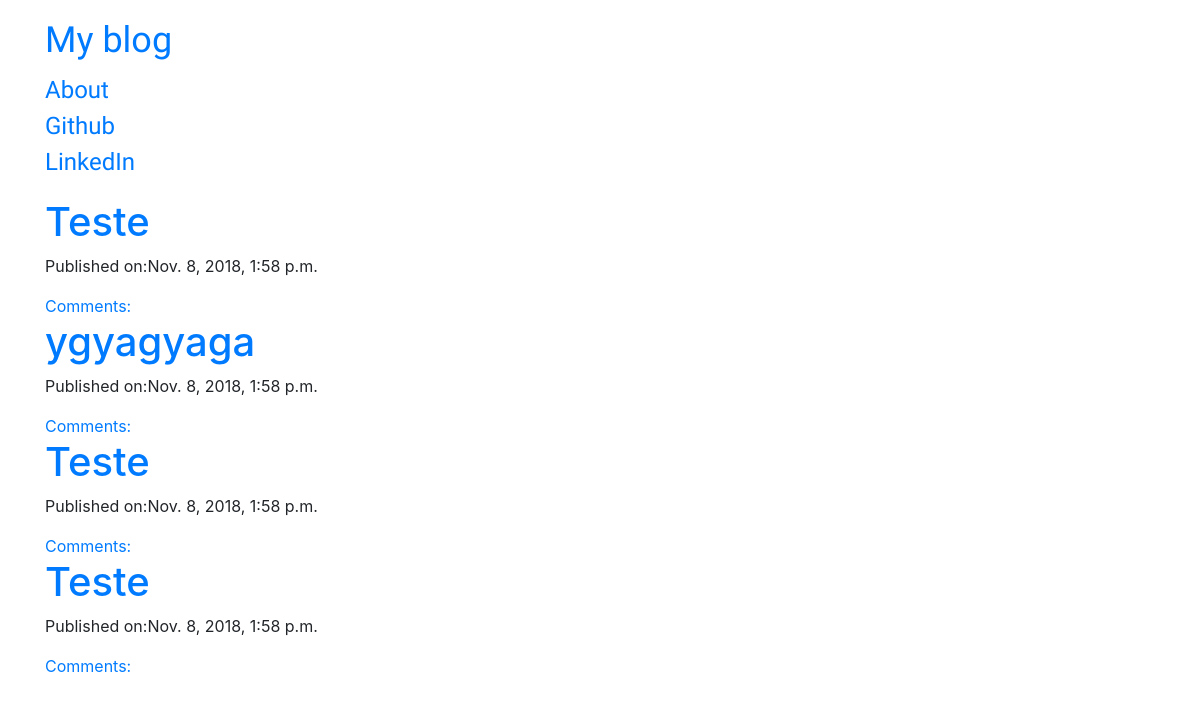
The page / on the database its author committed.
### blog/models.py (models this page shows, shortened)
class Post(models.Model):
    author = models.ForeignKey('auth.User', on_delete=models.CASCADE)
    title = models.CharField(max_length=200)
    text = models.TextField()
    create_date = models.DateTimeField(default=timezone.now())
    published_date = models.DateTimeField(blank=True,null=True)

### blog/views.py (the view)
# urls.py: url(r'^$',views.PostListView.as_view(),name='post_list'),
class PostListView(ListView):
    model = Post
    def get_queryset(self):
        return Post.objects.filter(published_date__lte=timezone.now()).order_by('-published_date')

### blog/templates/blog/post_list.html
{% extends "blog/base.html" %}
{% block content %}
<div class="centerstage">
  {% for post in post_list %}
  <div class="post">
    <h1><a href="{% url 'post_detail' pk=post.pk %}">{{ post.title }}</a></h1>
    <div class="date">
      <p>Published on:{{post.published_date}}</p>
    </div>
    <a href="{% url 'post_detail' pk=post.pk %}">Comments: {{post.approved_comments.count}}</a>
  </div>
  {% endfor %}
</div>
{% endblock %}

### blog/static/css/blog.css (style rules this page uses)
.centerstage { margin-left: auto; margin-right: auto; }
.loader { filter:hue-rotate(0deg); color:linear-gradient(45deg,#0f8,#08f); animation:hue 10000ms infinite linear; }

### rows shown on the page
Post: title "Teste", published_date "Nov. 8, 2018, 1:58 p.m."
Post: title "ygyagyaga", published_date "Nov. 8, 2018, 1:58 p.m."
Post: title "Teste", published_date "Nov. 8, 2018, 1:58 p.m."
Post: title "Teste", published_date "Nov. 8, 2018, 1:58 p.m."
